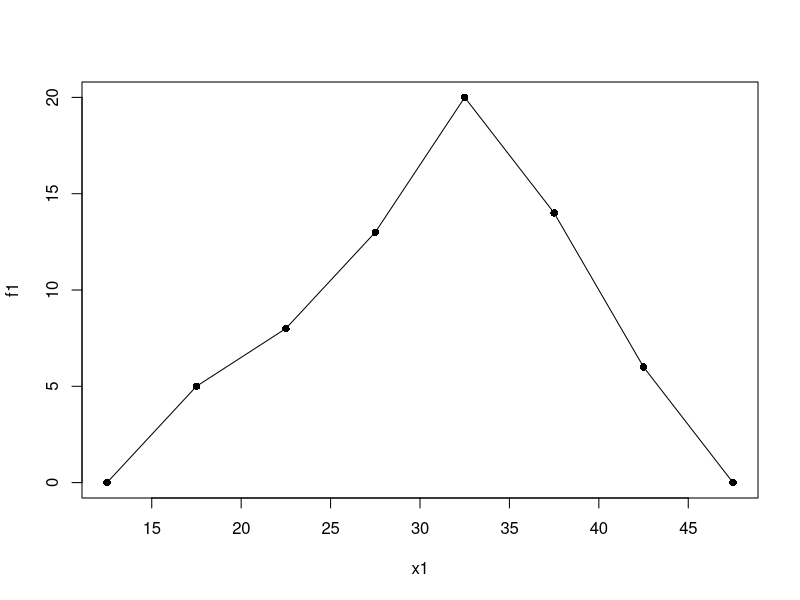

This chart was generated by the following R code:
x=c(17.5,22.5,27.5,32.5,37.5,42.5)
f=c(5,8,13,20,14,6)
x1=c(12.5,x,47.5)
f1=c(0,f,0)
plot(x1,f1,"l")
points(x1,f1,pch=16)